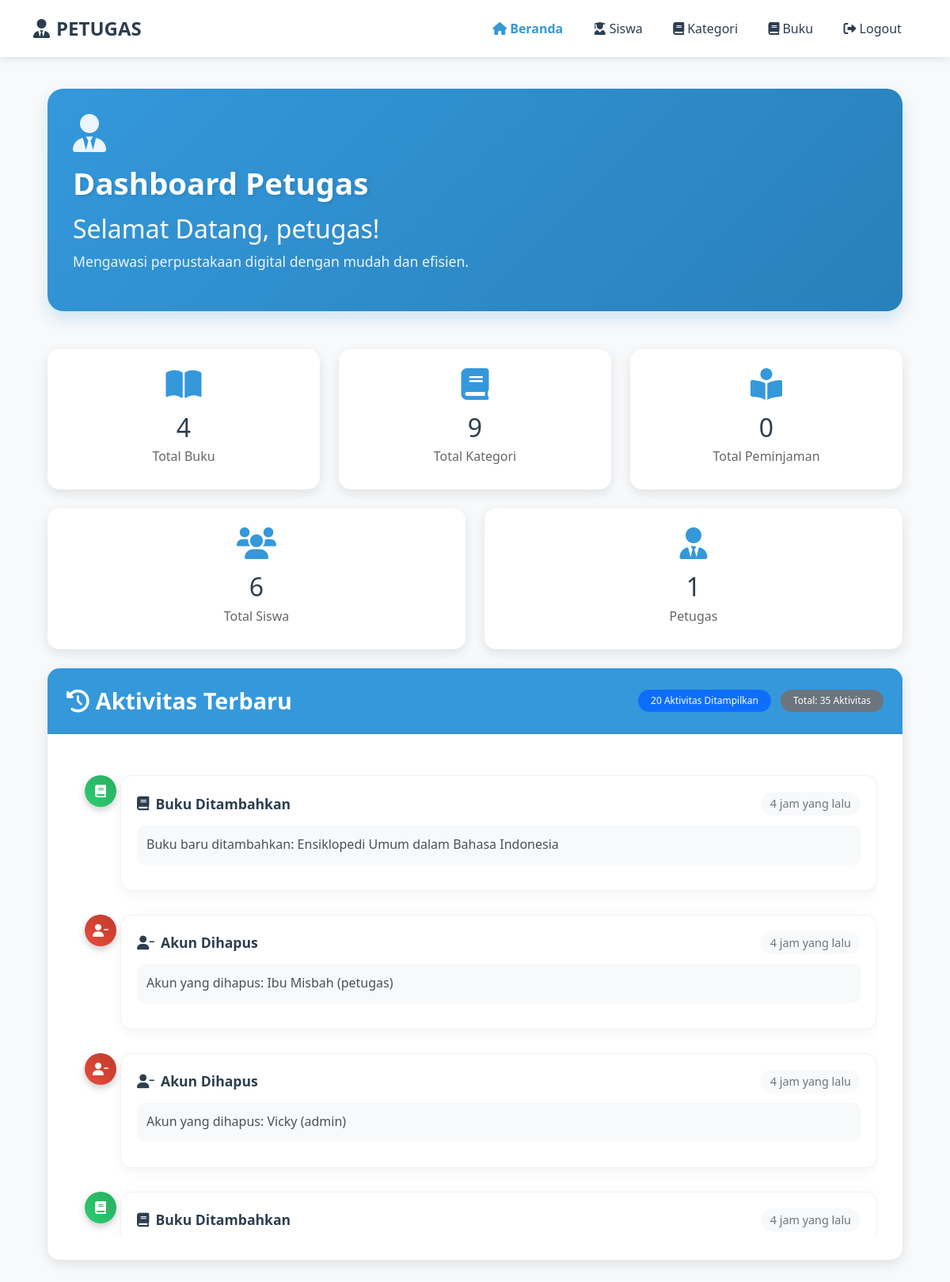
The page /perpusb/pages/petugas/pagePetugas.php (signed in) on the database its author committed.
### tables this page shows
CREATE TABLE `aktivitas` (
  `id_aktivitas` int NOT NULL,
  `user_id` int DEFAULT NULL,
  `aktivitas_type` varchar(50) NOT NULL,
  `tabel` varchar(50) NOT NULL,
  `item_id` int DEFAULT NULL,
  `deskripsi` text NOT NULL,
  `waktu` timestamp NULL DEFAULT CURRENT_TIMESTAMP
);

### perpusb/config/app.php (called while the page is built, shortened)
<?php
include 'koneksi.php';
function select($query)
{
    global $db;
    $result = mysqli_query($db, $query);
    $rows = [];
    while ($row = mysqli_fetch_assoc($result)) {
        $rows[] = $row;
    }
    return $rows;
}

### perpusb/pages/petugas/pagePetugas.php (the view, shortened to what this page needs)
<?php
$total_aktivitas = select("SELECT COUNT(*) as total FROM aktivitas")[0]['total'];
$data_aktivitas = select("SELECT a.*, l.name as user_name, l.username
    FROM aktivitas a
    LEFT JOIN login l ON a.user_id = l.id
    ORDER BY a.waktu DESC
    LIMIT 20
");
$data_jumlah_siswa = select("SELECT COUNT(*) as total FROM login WHERE level='siswa'")[0]['total'];
$data_jumlah_kategori = select("SELECT COUNT(*) as total FROM kategori")[0]['total'];
$data_jumlah_petugas = select("SELECT COUNT(*) as total FROM login WHERE level='petugas'")[0]['total'];
$data_jumlah_buku = select("SELECT COUNT(*) as total FROM buku")[0]['total'];
function getActivityIcon($aktivitas_type, $tabel)
{
    switch ($aktivitas_type) {
        case 'INSERT':
            if ($tabel == 'buku') return 'book';
            return 'plus-circle';
        case 'UPDATE':
            if ($tabel == 'kategori') return 'folder-open';
            if ($tabel == 'buku') return 'book-open';
            return 'edit';
        case 'DELETE':
            if ($tabel == 'login') return 'user-minus';
            if ($tabel == 'buku') return 'book-dead';
            return 'trash';
    }
}
function getActivityClass($aktivitas_type)
{
    switch ($aktivitas_type) {
        case 'INSERT':
            return 'bg-success';
        case 'UPDATE':
            return 'bg-warning';
        case 'DELETE':
            return 'bg-danger';
    }
}
function timeAgo($datetime)
{
    $timestamp = strtotime($datetime);
    $current_time = time();
    $diff = $current_time - $timestamp;
    if ($diff < 60) {
        return "Baru saja";
    } elseif ($diff < 3600) {
        $minutes = floor($diff / 60);
        return $minutes . " menit yang lalu";
    } elseif ($diff < 86400) {
        $hours = floor($diff / 3600);
        return $hours . " jam yang lalu";
    } elseif ($diff < 604800) {
        $days = floor($diff / 86400);
        return $days . " hari yang lalu";
    } else {
        return date("d M Y H:i", $timestamp);
    }
}
function getActivityTitle($aktivitas_type, $tabel)
{
    $action = '';
    switch ($aktivitas_type) {
        case 'INSERT':
            $action = 'Ditambahkan';
            break;
        case 'UPDATE':
            $action = 'Diperbarui';
            break;
        case 'DELETE':
            $action = 'Dihapus';
            break;
    }
    switch ($tabel) {
        case 'login':
            return 'Akun ' . $action;
        case 'kategori':
            return 'Kategori ' . $action;
        case 'buku':
            return 'Buku ' . $action;
    }
}
?>
<!DOCTYPE html>
<html lang="en">
<head>
    <link href="https://cdn.jsdelivr.net/npm/bootstrap@5.0.2/dist/css/bootstrap.min.css" rel="stylesheet">
    <link rel="stylesheet" href="https://cdnjs.cloudflare.com/ajax/libs/font-awesome/6.0.0/css/all.min.css">
</head>
<body>
    <nav class="navbar navbar-expand-lg navbar-light fixed-top">
        <div class="container">
            <a class="navbar-brand" href="#">
                <i class="fas fa-user-tie me-2"></i>PETUGAS
            </a>
            <div class="collapse navbar-collapse" id="navbarNav">
                <ul class="navbar-nav ms-auto">
                    <li class="nav-item">
                    <li class="nav-item">
                        <a class="nav-link active" href="pageAdmin.php"><i class="fas fa-home me-1"></i>Beranda</a>
                    </li>
                    <a class="nav-link" href="dataSiswa.php"><i class="fas fa-user-graduate me-1"></i>Siswa</a>
                    </li>
                    <li class="nav-item">
                        <a class="nav-link" href="dataKategori.php"><i class="fas fa-book me-1"></i>Kategori</a>
                    </li>
                    <li class="nav-item">
                        <a class="nav-link" href="buku/data-buku.php"><i class="fas fa-book me-1"></i>Buku</a>
                    </li>
                    <li class="nav-item">
                        <a class="nav-link" href="../../logout.php" onclick="return confirm('Yakin ingin logout?')">
                            <i class="fas fa-sign-out-alt me-1"></i>Logout</a>
                    </li>
                </ul>
            </div>
        </div>
    </nav>
    <div class="main-content">
        <div class="welcome-section">
            <i class="fas fa-user-tie welcome-icon"></i>
            <h1>Dashboard Petugas</h1>
            <h2>Selamat Datang, <?= $_SESSION['username']; ?>!</h2>
            <p>Mengawasi perpustakaan digital dengan mudah dan efisien.</p>
        </div>
        <div class="row mb-4">
            <div class="col-md-4">
                <div class="stat-card">
                    <i class="fas fa-book-open"></i>
                    <h2><?= $data_jumlah_buku; ?></h2>
                    <h5>Total Buku</h5>
                </div>
            </div>
            <div class="col-md-4">
                <div class="stat-card">
                    <i class="fas fa-book"></i>
                    <h2><?= $data_jumlah_kategori; ?></h2>
                    <h5>Total Kategori</h5>
                </div>
            </div>
            <div class="col-md-4">
                <div class="stat-card">
                    <i class="fas fa-book-reader"></i>
                    <h2>0</h2>
                    <h5>Total Peminjaman</h5>
                </div>
            </div>
        </div>
        <div class="row mb-4">
            <div class="col-md-6">
                <div class="stat-card">
                    <i class="fas fa-users"></i>
                    <h2><?= $data_jumlah_siswa; ?></h2>
                    <h5>Total Siswa</h5>
                </div>
            </div>
            <div class="col-md-6">
                <div class="stat-card">
                    <i class="fas fa-user-tie"></i>
                    <h2><?= $data_jumlah_petugas; ?></h2>
                    <h5>Petugas</h5>
                </div>
            </div>
        </div>
        <div class="row mt-4">
            <div class="col-12">
                <div class="card">
                    <div class="card-header d-flex justify-content-between align-items-center">
                        <h2><i class="fas fa-history me-2"></i>Aktivitas Terbaru</h2>
                        <div>
                            <span class="badge bg-primary me-2"><?= count($data_aktivitas) ?> Aktivitas Ditampilkan</span>
                            <span class="badge bg-secondary">Total: <?= $total_aktivitas ?> Aktivitas</span>
                        </div>
                    </div>
                    <div class="card-body">
                        <div class="activity-timeline">
                            <?php if (empty($data_aktivitas)): ?>
                                <div class="activity-empty">
                                    <i class="fas fa-inbox"></i>
                                    <p>Belum ada aktivitas tercatat</p>
                                </div>
                            <?php else: ?>
                                <?php foreach ($data_aktivitas as $aktivitas): ?>
                                    <div class="activity-item">
                                        <div class="activity-icon <?= getActivityClass($aktivitas['aktivitas_type']) ?>">
                                            <i class="fas fa-<?= getActivityIcon($aktivitas['aktivitas_type'], $aktivitas['tabel']) ?>"></i>
                                        </div>
                                        <div class="activity-content">
                                            <div class="activity-header">
                                                <h5>
                                                    <i class="fas fa-<?= getActivityIcon($aktivitas['aktivitas_type'], $aktivitas['tabel']) ?>"></i>
                                                    <?= getActivityTitle($aktivitas['aktivitas_type'], $aktivitas['tabel']) ?>
                                                </h5>
                                                <span class="activity-time"><?= timeAgo($aktivitas['waktu']) ?></span>
                                            </div>
                                            <p class="activity-text"><?= $aktivitas['deskripsi'] ?></p>
                                        </div>
                                    </div>
                                <?php endforeach; ?>
                            <?php endif; ?>
                        </div>
                    </div>
                </div>
            </div>
        </div>
    </div>
</body>
</html>

### perpusb/pages/petugas/pagePetugas.php (style rules this page uses)
:root { --primary-color: #3498db; --secondary-color: #2980b9; --text-color: #2c3e50; --light-bg: #f8f9fa; }
* { margin: 0; padding: 0; box-sizing: border-box; font-family: 'Segoe UI', Tahoma, Geneva, Verdana, sans-serif; }
body { background-color: var(--light-bg); color: var(--text-color); }
.navbar { background: rgba(255, 255, 255, 0.95) !important; backdrop-filter: blur(10px); box-shadow: 0 2px 10px rgba(0, 0, 0, 0.1); padding: 0.8rem 0; }
.navbar-brand { font-size: 1.5rem; font-weight: 700; color: var(--text-color) !important; }
.nav-link { font-weight: 500; color: var(--text-color) !important; padding: 0.5rem 1rem !important; margin: 0 0.2rem; border-radius: 5px; transition: all 0.3s ease; }
.nav-link.active { color: var(--primary-color) !important; font-weight: 600; }
.main-content { margin-top: 80px; padding: 2rem 5%; }
.welcome-section { text-align: left; margin-bottom: 3rem; position: relative; padding: 2rem; background: linear-gradient(135deg, #3498db, #2980b9); border-radius: 20px; color: white; overflow: hidden; box-shadow: 0 10px 20px rgba(52, 152, 219, 0.2); }
.welcome-section::before { content: ''; position: absolute; top: 0; right: 0; width: 300px; height: 100%; background: url('https://images.unsplash.com/photo-1507842217343-583bb7270b66?ixlib=rb-1.2.1&auto=format&fit=crop&w=1350&q=80') center/cover; opacity: 0.1; clip-path: polygon(100% 0, 0 0, 100% 100%); }
.welcome-section h1 { color: white; font-size: 2.8rem; margin-bottom: 1rem; font-weight: 700; position: relative; text-shadow: 2px 2px 4px rgba(0, 0, 0, 0.1); }
.welcome-section p { color: rgba(255, 255, 255, 0.9); font-size: 1.2rem; max-width: 600px; line-height: 1.6; position: relative; }
.welcome-section .welcome-icon { font-size: 3rem; margin-bottom: 1rem; color: rgba(255, 255, 255, 0.9); animation: float 3s ease-in-out infinite; }
.card { background: white; border-radius: 15px; box-shadow: 0 5px 15px rgba(0, 0, 0, 0.1); margin-bottom: 2rem; overflow: hidden; border: none; }
.card-header { background-color: var(--primary-color); color: white; padding: 1.5rem; text-align: center; }
.card-header h2 { margin: 0; font-size: 1.8rem; font-weight: 600; }
.card-body { padding: 2rem; }
.stat-card { background: white; border-radius: 15px; box-shadow: 0 5px 15px rgba(0, 0, 0, 0.1); padding: 1.5rem; text-align: center; transition: all 0.3s ease; }
.stat-card i { font-size: 2.5rem; color: var(--primary-color); margin-bottom: 1rem; }
.stat-card h2 { font-size: 2rem; color: var(--text-color); margin-bottom: 0.5rem; }
.stat-card h5 { color: #666; font-size: 1rem; }
.badge { padding: 0.5rem 1rem; border-radius: 25px; font-weight: 500; }
.bg-success { background: linear-gradient(45deg, #2ecc71, #27ae60); }
.bg-danger { background: linear-gradient(45deg, #e74c3c, #c0392b); }
@media (max-width: 1200px) { .welcome-section h1 { font-size: 2.4rem; } }
@media (max-width: 1200px) { .welcome-section p { font-size: 1.1rem; } }
.activity-timeline { position: relative; padding: 20px 0; max-height: 600px; overflow-y: auto; scrollbar-width: thin; scrollbar-color: #3498db #f1f1f1; }
.activity-item { position: relative; padding-left: 60px; margin-bottom: 30px; transition: all 0.3s ease; }
.activity-icon { position: absolute; left: 15px; width: 40px; height: 40px; border-radius: 50%; display: flex; align-items: center; justify-content: center; color: white; z-index: 1; box-shadow: 0 4px 10px rgba(0, 0, 0, 0.2); transition: all 0.3s ease; }
.activity-content { background: white; padding: 20px; border-radius: 15px; box-shadow: 0 4px 15px rgba(0, 0, 0, 0.05); transition: all 0.3s ease; border: 1px solid rgba(0, 0, 0, 0.05); }
.activity-header { display: flex; justify-content: space-between; align-items: center; margin-bottom: 12px; }
.activity-header h5 { margin: 0; font-size: 1.1rem; color: #2c3e50; font-weight: 600; display: flex; align-items: center; gap: 8px; }
.activity-time { font-size: 0.9rem; color: #6c757d; background: #f8f9fa; padding: 4px 12px; border-radius: 20px; font-weight: 500; }
.activity-text { margin: 0 0 12px 0; color: #495057; font-size: 1rem; line-height: 1.6; padding: 12px; background: #f8f9fa; border-radius: 10px; }
.bg-success { background: linear-gradient(45deg, #2ecc71, #27ae60) !important; }
.bg-danger { background: linear-gradient(45deg, #e74c3c, #c0392b) !important; }

### rows shown on the page
aktivitas: aktivitas_type+tabel "Buku Ditambahkan", waktu "4 jam yang lalu", deskripsi "Buku baru ditambahkan: Ensiklopedi Umum dalam Bahasa Indonesia"
aktivitas: aktivitas_type+tabel "Akun Dihapus", waktu "4 jam yang lalu", deskripsi "Akun yang dihapus: Ibu Misbah (petugas)"
aktivitas: aktivitas_type+tabel "Akun Dihapus", waktu "4 jam yang lalu", deskripsi "Akun yang dihapus: Vicky (admin)"
aktivitas: aktivitas_type+tabel "Buku Ditambahkan", waktu "4 jam yang lalu"

### other values the page prints
$_SESSION['username'] "petugas"
$data_jumlah_buku "4"
$data_jumlah_kategori "9"
$data_jumlah_siswa "6"
$data_jumlah_petugas "1"
count($data_aktivitas) "20"
$total_aktivitas "35"
